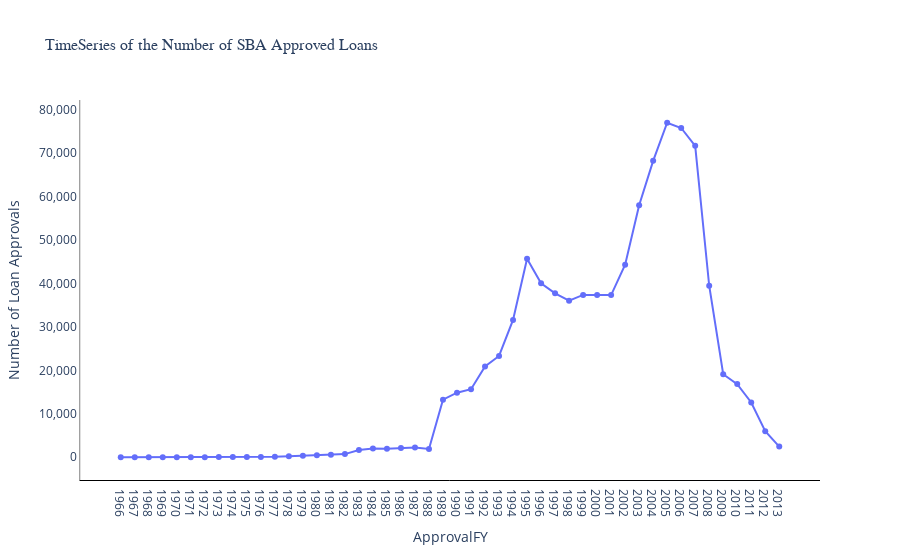

Here is the notebook cell this chart was saved with:
### Markdown cell above
### TimeSeries of the Number of Loans Approved

### Code cell
# Create year_approval DataFrame
year_approval = pd.DataFrame({'Count': wdf['ApprovalFY'].value_counts()}).reset_index()
year_approval = year_approval.rename(columns={'index': 'ApprovalFY'})
year_approval['ApprovalFY'] = year_approval['ApprovalFY'].apply(lambda x: str(x))

# Create a complete list of years
all_years = pd.DataFrame({'ApprovalFY': [str(year) for year in np.arange(1966, 2014)]})

# Merge with existing DataFrame to include missing years
selected_year_approval = pd.merge(all_years, year_approval, on='ApprovalFY', how='left').fillna(0)

# Ensure 'Count' column is of integer type
selected_year_approval['Count'] = selected_year_approval['Count'].astype(int)

# Convert 'ApprovalFY' to a categorical variable with a specific order
selected_year_approval['ApprovalFY'] = pd.Categorical(selected_year_approval['ApprovalFY'], categories=sorted(selected_year_approval['ApprovalFY']), ordered=True)

# Sort the DataFrame by 'ApprovalFY' in ascending order
selected_year_approval = selected_year_approval.sort_values(by='ApprovalFY', ascending=True)

# Create interactive plot with Plotly
fig = px.line(selected_year_approval, x='ApprovalFY', y='Count', markers=True, title='TimeSeries of the Number of SBA Approved Loans')


# Customize the layout to remove grid lines and add borders on left and bottom
fig.update_layout(
    xaxis_title='ApprovalFY',
    yaxis_title='Number of Loan Approvals',
    xaxis=dict(
        tickmode='array',
        tickvals=selected_year_approval['ApprovalFY'],
        showgrid=False,
        showline=True,
        linecolor='black',
        linewidth=1
    ),
    yaxis=dict(
        tickformat=',',
        showgrid=False,
        showline=True,
        linecolor='black',
        linewidth=0.5
    ),
    title_font=dict(size=16, family='Arial Black'),
    hovermode='x unified',
    plot_bgcolor='white'  # Set background color to white
)

# Customize the layout to remove grid lines
# fig.update_layout(
#     xaxis_title='ApprovalFY',
#     yaxis_title='Number of Loan Approvals',
#     xaxis=dict(tickmode='array', tickvals=selected_year_approval['ApprovalFY'], showgrid=False),
#     yaxis=dict(tickformat=',', showgrid=False),
#     title_font=dict(size=16, family='Arial Black'),
#     hovermode='x unified',
#     plot_bgcolor='white'  # Set background color to white
# )

# Show the plot
fig.show()

### Figure 1 — Plotly figure (JSON) as saved in the notebook; plotly's stock layout.template omitted (floating-point values rounded to 4 significant figures)
{"data": [{"hovertemplate": "ApprovalFY=%{x}<br>Count=%{y}<extra></extra>", "legendgroup": "", "line": {"color": "#636efa", "dash": "solid"}, "marker": {"symbol": "circle"}, "mode": "lines+markers", "name": "", "orientation": "v", "showlegend": false, "type": "scatter", "x": ["1966", "1967", "1968", "1969", "1970", "1971", "1972", "1973", "1974", "1975", "1976", "1977", "1978", "1979", "1980", "1981", "1982", "1983", "1984", "1985", "1986", "1987", "1988", "1989", "1990", "1991", "1992", "1993", "1994", "1995", "1996", "1997", "1998", "1999", "2000", "2001", "2002", "2003", "2004", "2005", "2006", "2007", "2008", "2009", "2010", "2011", "2012", "2013"], "xaxis": "x", "y": [1, 0, 1, 3, 8, 18, 25, 49, 42, 29, 83, 137, 239, 349, 453, 602, 719, 1682, 2019, 1941, 2118, 2218, 1898, 13245, 14859, 15660, 20875, 23299, 31584, 45688, 40021, 37718, 36005, 37348, 37352, 37317, 44307, 58000, 68195, 76958, 75756, 71649, 39458, 19103, 16828, 12593, 5992, 2455], "yaxis": "y"}], "layout": {"hovermode": "x unified", "legend": {"tracegroupgap": 0}, "plot_bgcolor": "white", "title": {"font": {"family": "Arial Black", "size": 16}, "text": "TimeSeries of the Number of SBA Approved Loans"}, "xaxis": {"anchor": "y", "domain": [0, 1], "linecolor": "black", "linewidth": 1, "showgrid": false, "showline": true, "tickmode": "array", "tickvals": ["1966", "1967", "1968", "1969", "1970", "1971", "1972", "1973", "1974", "1975", "1976", "1977", "1978", "1979", "1980", "1981", "1982", "1983", "1984", "1985", "1986", "1987", "1988", "1989", "1990", "1991", "1992", "1993", "1994", "1995", "1996", "1997", "1998", "1999", "2000", "2001", "2002", "2003", "2004", "2005", "2006", "2007", "2008", "2009", "2010", "2011", "2012", "2013"], "title": {"text": "ApprovalFY"}}, "yaxis": {"anchor": "x", "domain": [0, 1], "linecolor": "black", "linewidth": 0.5, "showgrid": false, "showline": true, "tickformat": ",", "title": {"text": "Number of Loan Approvals"}}}}
